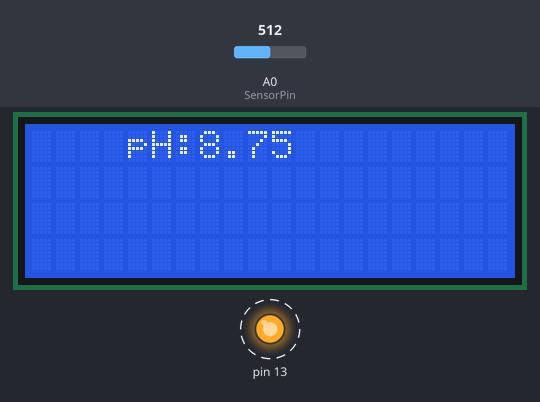
Bench run of a sketch on a simulated Arduino Uno, built with avr-gcc and run on an emulated ATmega328P. On the bench: 20×4 character LCD, output pins drawn as LEDs (lit = HIGH). Dashed ring = blinking. Inputs (shaded band) come from the test bench; at power-on: A0 (SensorPin) = 512.

Above: at 1.2 s.
1.3 s: A0 (SensorPin) set to 716
At 2.3 s:
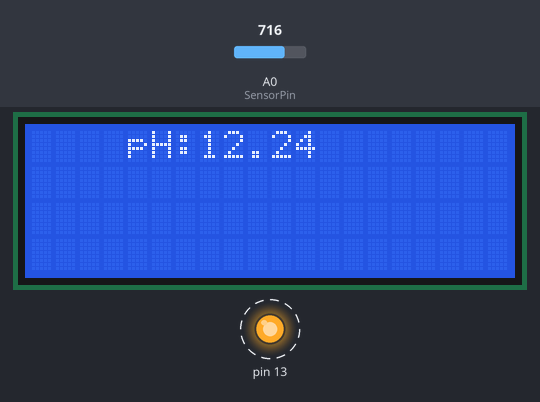
4.3 s: A0 (SensorPin) set to 900
At 5.0 s:
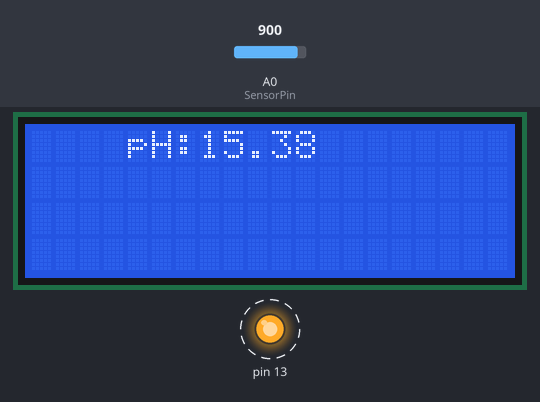
6.9 s: A0 (SensorPin) set to 1023
At 7.7 s:
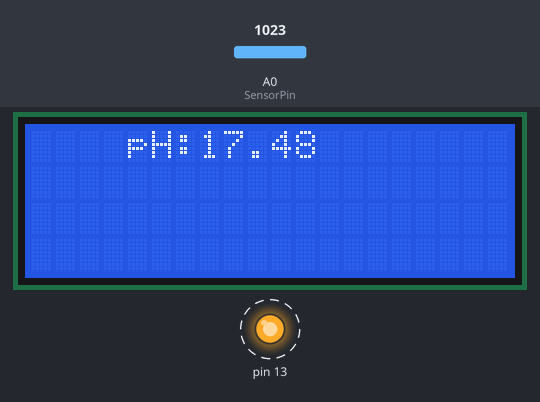
Timing chart, 0 to 15.7 s (numbered marks = the images above; inputs shaded):
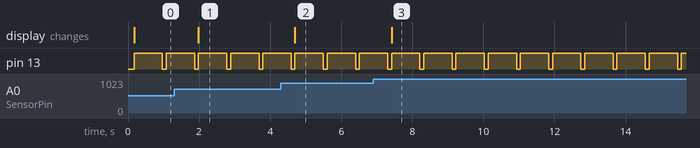

Measured:
- after the input at 1.3 s, the display: changes after 0.68 s (image 1)
- after the input at 4.3 s, the display: changes after 0.40 s (image 2)
- after the input at 6.9 s, the display: changes after 0.52 s (image 3)
- by itself, pin 13: alternates HIGH for 0.80 s and LOW for 0.11 s

The sketch:

phMeterSample.ino
```cpp
/*
# This sample codes is for testing the pH meter V1.0.
 # Editor : YouYou
 # Date   : 2013.10.12
 # Ver    : 0.1
 # Product: pH meter
 # SKU    : SEN0161
*/
#include <LiquidCrystal.h>
#define SensorPin 0          //pH meter Analog output to Arduino Analog Input 0
unsigned long int avgValue;  //Store the average value of the sensor feedback
float b;
int buf[10],temp;

LiquidCrystal lcd(5, 4, 3, 2, 1, 0);

void setup()
{
    lcd.begin(20, 4);
  pinMode(13,OUTPUT);
  lcd.print("Ready");

}
void loop()
{
  for(int i=0;i<10;i++)       //Get 10 sample value from the sensor for smooth the value
  {
    buf[i]=analogRead(SensorPin);
    delay(10);
  }
  for(int i=0;i<9;i++)        //sort the analog from small to large
  {
    for(int j=i+1;j<10;j++)
    {
      if(buf[i]>buf[j])
      {
        temp=buf[i];
        buf[i]=buf[j];
        buf[j]=temp;
      }
    }
  }
  avgValue=0;
  for(int i=2;i<8;i++)                      //take the average value of 6 center sample
    avgValue+=buf[i];
  float phValue=(float)avgValue*5.0/1024/6; //convert the analog into millivolt
  phValue=3.5*phValue;                      //convert the millivolt into pH value
  lcd.clear();
  lcd.print("    pH:");
  lcd.print(phValue,2);
  lcd.println(" ");
  digitalWrite(13, HIGH);
  delay(800);
  digitalWrite(13, LOW);

}
```
